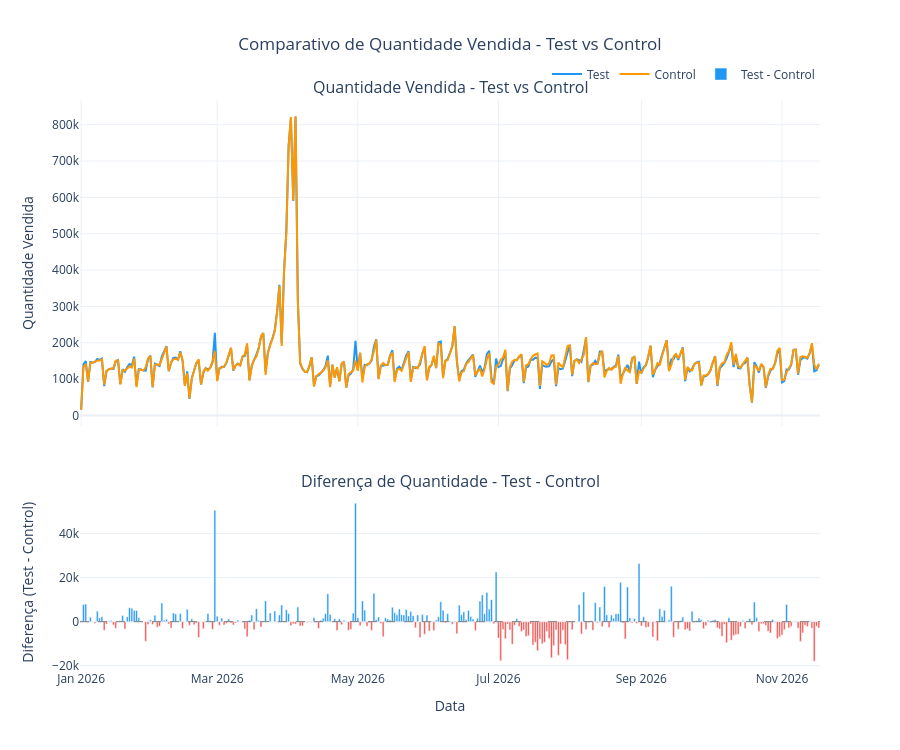

Notebook source saved alongside this figure:
### Code cell
df_plot = df_result.groupby(['dt_ref', 'flag'], as_index=False)[['net_sales', 'gross_sales', 'qty_sold']].sum()

# 1. PREPARAÇÃO DOS DADOS
df_plot = (df_result.groupby(['dt_ref', 'flag'], as_index=False)['qty_sold'].sum())
df_plot['dt_ref'] = pd.to_datetime(df_plot['dt_ref'])

# Transformando as flags em colunas
df_pivot = (df_plot.pivot(index='dt_ref', columns='flag', values='qty_sold').fillna(0).sort_index())

# Diferença entre os grupos
df_pivot['difference'] = df_pivot['test'] - df_pivot['control']
df_pivot['difference_pct'] = ((df_pivot['test'] / df_pivot['control'].replace(0, float('nan'))) - 1) * 100

# 2. CRIAÇÃO DOS SUBPLOTS
fig = make_subplots(rows=2, cols=1, shared_xaxes=True, vertical_spacing=0.12, subplot_titles=('Quantidade Vendida - Test vs Control', 'Diferença de Quantidade - Test - Control'), row_heights=[0.65, 0.35])

# 3. GRÁFICO DE SÉRIE TEMPORAL
fig.add_trace(go.Scatter(x=df_pivot.index,y=df_pivot['test'],mode='lines',name='Test',line=dict(color='#2196F3', width=2)),row=1,col=1)
fig.add_trace(go.Scatter(x=df_pivot.index,y=df_pivot['control'],mode='lines',name='Control',line=dict(color='#FF9800', width=2)), row=1, col=1)

# 4. GRÁFICO DE DIFERENÇA
fig.add_trace(go.Bar(x=df_pivot.index, y=df_pivot['difference'], name='Test - Control', marker=dict(color=['#2196F3' if value >= 0 else '#EF5350' for value in df_pivot['difference']])), row=2, col=1)

# Linha de referência em zero
fig.add_hline(y=0, line_dash='dash', line_color='gray', line_width=1, row=2, col=1)

# 5. LAYOUT
fig.update_layout(
    title=dict(
        text='Comparativo de Quantidade Vendida - Test vs Control',
        x=0.5
    ),
    template='plotly_white',
    height=750,
    hovermode='x unified',
    legend=dict(
        orientation='h',
        yanchor='bottom',
        y=1.02,
        xanchor='right',
        x=1
    ),
    barmode='relative'
)
fig.update_yaxes(title_text='Quantidade Vendida',row=1,col=1)
fig.update_yaxes(title_text='Diferença (Test - Control)',row=2,col=1)
fig.update_xaxes(title_text='Data',row=2,col=1)
fig.show()

### Figure 1 — Plotly figure (JSON) as saved in the notebook; plotly's stock layout.template omitted (floating-point values rounded to 4 significant figures; data arrays with more than 128 entries replaced by an {"elided": "..."} marker saying what was removed)
{"data": [{"line": {"color": "#2196F3", "width": 2}, "mode": "lines", "name": "Test", "type": "scatter", "x": {"elided": "321 str values"}, "xaxis": "x", "y": {"elided": "321 int values"}, "yaxis": "y"}, {"line": {"color": "#FF9800", "width": 2}, "mode": "lines", "name": "Control", "type": "scatter", "x": {"elided": "321 str values"}, "xaxis": "x", "y": {"elided": "321 int values"}, "yaxis": "y"}, {"marker": {"color": {"elided": "321 str values"}}, "name": "Test - Control", "type": "bar", "x": {"elided": "321 str values"}, "xaxis": "x2", "y": {"elided": "321 int values"}, "yaxis": "y2"}], "layout": {"annotations": [{"font": {"size": 16}, "showarrow": false, "text": "Quantidade Vendida - Test vs Control", "x": 0.5, "xanchor": "center", "xref": "paper", "y": 1, "yanchor": "bottom", "yref": "paper"}, {"font": {"size": 16}, "showarrow": false, "text": "Diferença de Quantidade - Test - Control", "x": 0.5, "xanchor": "center", "xref": "paper", "y": 0.308, "yanchor": "bottom", "yref": "paper"}], "barmode": "relative", "height": 750, "hovermode": "x unified", "legend": {"orientation": "h", "x": 1, "xanchor": "right", "y": 1.02, "yanchor": "bottom"}, "shapes": [{"line": {"color": "gray", "dash": "dash", "width": 1}, "type": "line", "x0": 0, "x1": 1, "xref": "x2 domain", "y0": 0, "y1": 0, "yref": "y2"}], "title": {"text": "Comparativo de Quantidade Vendida - Test vs Control", "x": 0.5}, "xaxis": {"anchor": "y", "domain": [0, 1], "matches": "x2", "showticklabels": false}, "xaxis2": {"anchor": "y2", "domain": [0, 1], "title": {"text": "Data"}}, "yaxis": {"anchor": "x", "domain": [0.428, 1], "title": {"text": "Quantidade Vendida"}}, "yaxis2": {"anchor": "x2", "domain": [0, 0.308], "title": {"text": "Diferença (Test - Control)"}}}}
